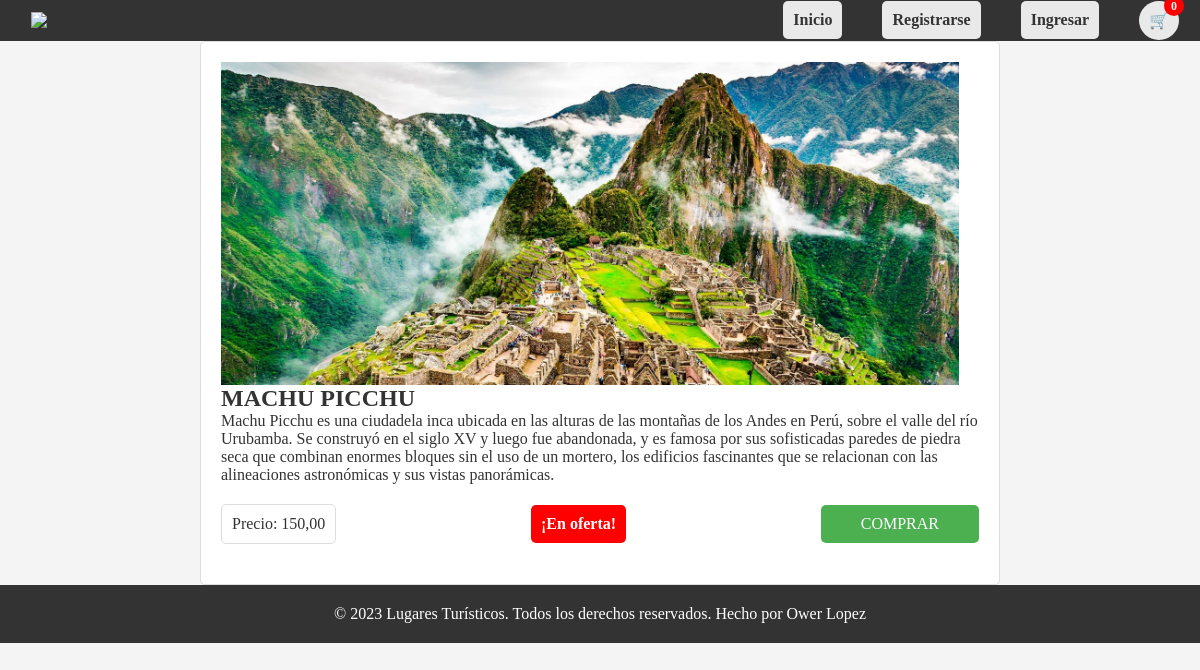
The app's page /destino/3/, older data.
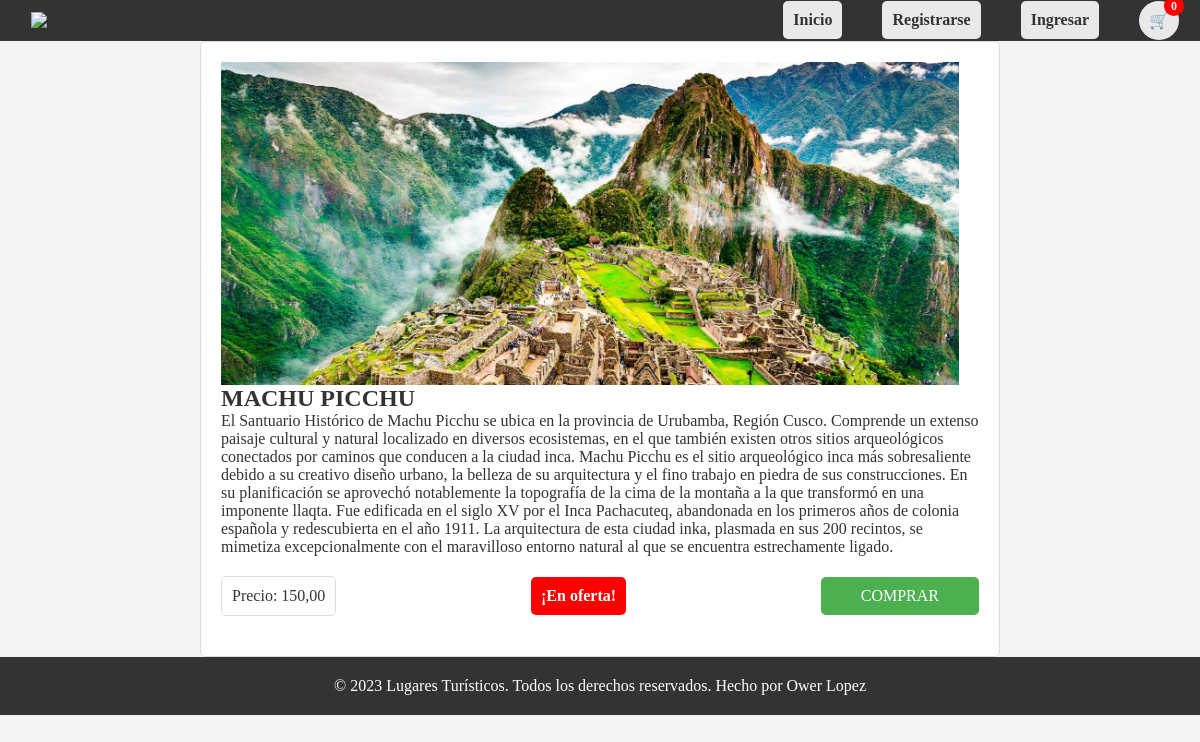
The same page, newer data.
### destinos/models.py (models this page shows, shortened)
class DestinosTuristicos(models.Model):
    nombreCiudad = models.CharField(max_length=100)
    descripcionCiudad = models.TextField()
    imagenCiudad = models.ImageField(upload_to='imagenes/')
    precioTour = models.DecimalField(max_digits=8, decimal_places=2)
    ofertaTour = models.BooleanField(default=False)

### destinos/views.py (the view)
# urls.py: path('destino/<int:destino_id>/', views.detalle_destino, name='detalle_destino'),
def detalle_destino(request, destino_id):
    destino = get_object_or_404(DestinosTuristicos, pk=destino_id)
    return render(request, 'detalle_destino.html', {'destino': destino})

### templates/detalle_destino.html
{% extends 'destinos_turisticos.html' %}
{% load static %}
{% block content %}
<div class="centered-container">
    <div class="detalle-destino">
        <div class="imagen">
            <img src="{{ destino.imagenCiudad.url }}" alt="{{ destino.nombreCiudad }}" class="imagen-ciudad">
        </div>
        <div class="descripcion-precio">
            <div class="descripcion">
                <h2>{{ destino.nombreCiudad }}</h2>
                <p>{{ destino.descripcionCiudad }}</p>
            </div>
            <div class="precio-oferta">
                <div class="precio">
                    <p>Precio: {{ destino.precioTour }}</p>
                </div>
                <div>
                    {% if destino.ofertaTour %}
                        <p class="oferta">¡En oferta!</p>
                    {% endif %}
                </div>
                <div class="comprar-btn">
                    <a href="http://127.0.0.1:8000/cuentas/login" class="comprar-btn">COMPRAR</a>
                </div>
            </div>
        </div>
    </div>
</div>
{% endblock %}

Row changes from the older to the newer data that the page shows:
changed DestinosTuristicos "MACHU PICCHU": descripcionCiudad "Machu Picchu es una ciudadela inca ubicada en las alturas de las montañas de los Andes en Perú, sobre el valle del río Urubamba. Se construyó en el siglo XV y luego fue abandonada, y es famosa por sus sofisticadas paredes de piedra seca que combinan enormes bloques sin el uso de un mortero, los edificios fascinantes que se relacionan con las alineaciones astronómicas y sus vistas panorámicas." → "El Santuario Histórico de Machu Picchu se ubica en la provincia de Urubamba, Región Cusco. Comprende un extenso paisaje cultural y natural localizado en diversos ecosistemas, en el que también existen otros sitios arqueológicos conectados por caminos que conducen a la ciudad inca. Machu Picchu es el sitio arqueológico inca más sobresaliente debido a su creativo diseño urbano, la belleza de su arquitectura y el fino trabajo en piedra de sus construcciones. En su planificación se aprovechó notablemente la topografía de la cima de la montaña a la que transformó en una imponente llaqta. Fue edificada en el siglo XV por el Inca Pachacuteq, abandonada en los primeros años de colonia española y…"
